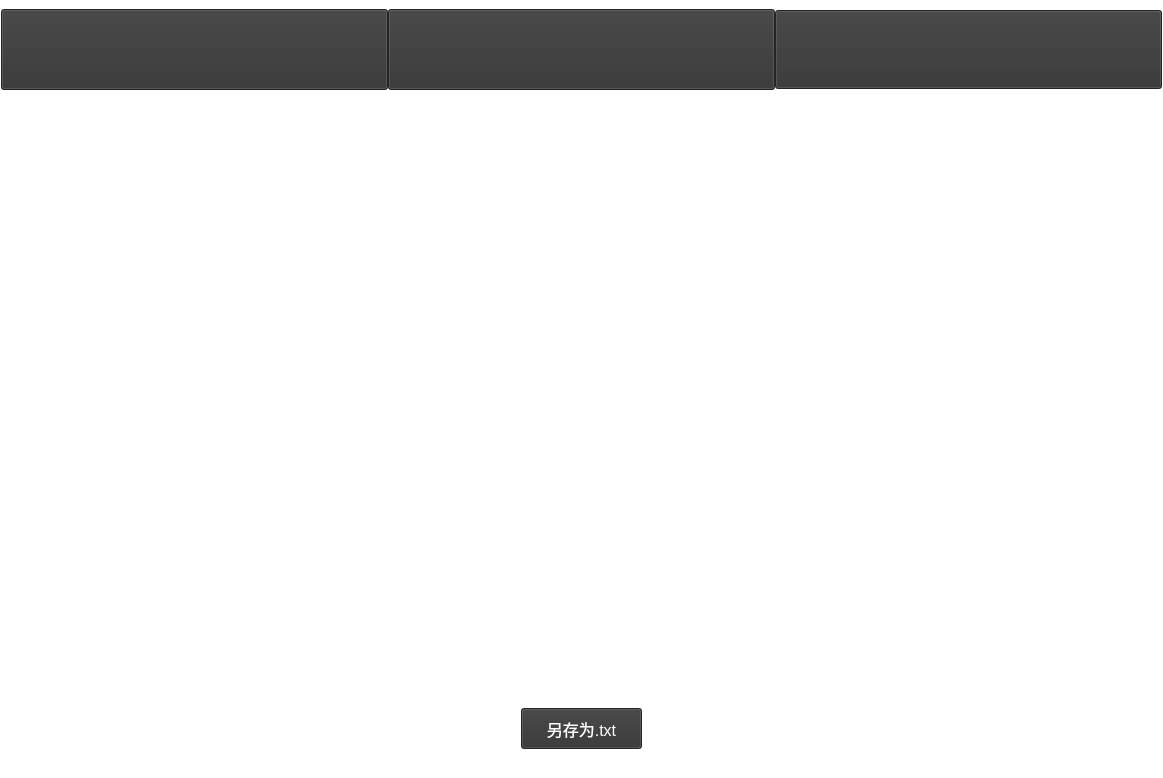
<?xml version="1.0" encoding="UTF-8"?>
<ui version="4.0">
 <class>analyze</class>
 <widget class="QWidget" name="analyze">
  <property name="geometry">
   <rect>
    <x>0</x>
    <y>0</y>
    <width>1163</width>
    <height>778</height>
   </rect>
  </property>
  <property name="windowTitle">
   <string>多线程模拟页面置换算法</string>
  </property>
  <property name="windowIcon">
   <iconset resource="res.qrc">
    <normaloff>:/icon/icon.png</normaloff>:/icon/icon.png</iconset>
  </property>
  <property name="styleSheet">
   <string notr="true">QWidget{
background:transparent;
}
#analyze{
	
	
	border-image: url(:/icon/background.png);
}</string>
  </property>
  <layout class="QVBoxLayout" name="verticalLayout_3">
   <property name="spacing">
    <number>0</number>
   </property>
   <property name="leftMargin">
    <number>0</number>
   </property>
   <property name="topMargin">
    <number>0</number>
   </property>
   <property name="rightMargin">
    <number>0</number>
   </property>
   <property name="bottomMargin">
    <number>0</number>
   </property>
   <item>
    <widget class="QFrame" name="frame">
     <property name="styleSheet">
      <string notr="true">#frame{
	
	border-image: url(:/icon/background.png);
}</string>
     </property>
     <property name="frameShape">
      <enum>QFrame::StyledPanel</enum>
     </property>
     <property name="frameShadow">
      <enum>QFrame::Raised</enum>
     </property>
     <property name="lineWidth">
      <number>0</number>
     </property>
     <layout class="QVBoxLayout" name="verticalLayout">
      <property name="spacing">
       <number>0</number>
      </property>
      <property name="leftMargin">
       <number>0</number>
      </property>
      <property name="topMargin">
       <number>0</number>
      </property>
      <property name="rightMargin">
       <number>0</number>
      </property>
      <property name="bottomMargin">
       <number>0</number>
      </property>
      <item>
       <widget class="QWidget" name="widget" native="true">
        <property name="minimumSize">
         <size>
          <width>1143</width>
          <height>81</height>
         </size>
        </property>
        <property name="styleSheet">
         <string notr="true">background-color: rgb(255, 255, 255);</string>
        </property>
        <layout class="QGridLayout" name="gridLayout">
         <property name="leftMargin">
          <number>0</number>
         </property>
         <property name="topMargin">
          <number>0</number>
         </property>
         <property name="rightMargin">
          <number>0</number>
         </property>
         <property name="bottomMargin">
          <number>0</number>
         </property>
         <property name="spacing">
          <number>0</number>
         </property>
         <item row="0" column="0">
          <layout class="QHBoxLayout" name="horizontalLayout">
           <property name="spacing">
            <number>0</number>
           </property>
           <item>
            <widget class="QPushButton" name="pushButton_13">
             <property name="minimumSize">
              <size>
               <width>361</width>
               <height>81</height>
              </size>
             </property>
             <property name="font">
              <font>
               <pointsize>12</pointsize>
              </font>
             </property>
             <property name="styleSheet">
              <string notr="true">#pushButton_13{background-color: rgb(51, 51, 51);
border-color: rgb(51, 51, 51);
}
#pushButton_13:hover{
	background-color: rgb(128, 128, 128);
}</string>
             </property>
             <property name="icon">
              <iconset resource="res.qrc">
               <normaloff>:/icon/settings.png</normaloff>:/icon/settings.png</iconset>
             </property>
             <property name="iconSize">
              <size>
               <width>60</width>
               <height>60</height>
              </size>
             </property>
            </widget>
           </item>
           <item>
            <widget class="QPushButton" name="pushButton_14">
             <property name="minimumSize">
              <size>
               <width>381</width>
               <height>81</height>
              </size>
             </property>
             <property name="styleSheet">
              <string notr="true">#pushButton_14{background-color: rgb(51, 51, 51);
border-color: rgb(51, 51, 51);
}
#pushButton_14:hover{
	background-color: rgb(128, 128, 128);
}</string>
             </property>
             <property name="text">
              <string/>
             </property>
             <property name="icon">
              <iconset resource="res.qrc">
               <normaloff>:/icon/run.png</normaloff>:/icon/run.png</iconset>
             </property>
             <property name="iconSize">
              <size>
               <width>60</width>
               <height>60</height>
              </size>
             </property>
            </widget>
           </item>
           <item>
            <widget class="QPushButton" name="pushButton_15">
             <property name="minimumSize">
              <size>
               <width>381</width>
               <height>79</height>
              </size>
             </property>
             <property name="styleSheet">
              <string notr="true">#pushButton_15{background-color: rgb(51, 51, 51);
border-color: rgb(51, 51, 51);
}
#pushButton_15:hover{
	background-color: rgb(128, 128, 128);
}</string>
             </property>
             <property name="text">
              <string/>
             </property>
             <property name="icon">
              <iconset resource="res.qrc">
               <normaloff>:/icon/analyze.png</normaloff>:/icon/analyze.png</iconset>
             </property>
             <property name="iconSize">
              <size>
               <width>60</width>
               <height>60</height>
              </size>
             </property>
            </widget>
           </item>
          </layout>
         </item>
        </layout>
       </widget>
      </item>
      <item>
       <widget class="QWidget" name="table" native="true">
        <property name="minimumSize">
         <size>
          <width>1081</width>
          <height>581</height>
         </size>
        </property>
        <property name="styleSheet">
         <string notr="true"> background-color: rgba(0,0,0,0);</string>
        </property>
       </widget>
      </item>
      <item>
       <layout class="QHBoxLayout" name="horizontalLayout_2">
        <property name="spacing">
         <number>0</number>
        </property>
        <property name="topMargin">
         <number>10</number>
        </property>
        <property name="bottomMargin">
         <number>10</number>
        </property>
        <item>
         <spacer name="horizontalSpacer">
          <property name="orientation">
           <enum>Qt::Horizontal</enum>
          </property>
          <property name="sizeHint" stdset="0">
           <size>
            <width>40</width>
            <height>20</height>
           </size>
          </property>
         </spacer>
        </item>
        <item>
         <widget class="QLabel" name="label">
          <property name="minimumSize">
           <size>
            <width>121</width>
            <height>31</height>
           </size>
          </property>
          <property name="styleSheet">
           <string notr="true">background-color: rgba(0, 0, 0, 0);</string>
          </property>
          <property name="text">
           <string/>
          </property>
         </widget>
        </item>
        <item>
         <widget class="QPushButton" name="saveButton">
          <property name="minimumSize">
           <size>
            <width>121</width>
            <height>41</height>
           </size>
          </property>
          <property name="font">
           <font>
            <pointsize>12</pointsize>
           </font>
          </property>
          <property name="styleSheet">
           <string notr="true">#saveButton{
	color: rgb(255, 255, 255);
	background-color: rgb(51, 51, 51);
}
#saveButton:hover{
	
	background-color: rgb(129, 129, 129);
}</string>
          </property>
          <property name="text">
           <string>另存为.txt</string>
          </property>
         </widget>
        </item>
        <item>
         <widget class="QLabel" name="label_2">
          <property name="minimumSize">
           <size>
            <width>121</width>
            <height>31</height>
           </size>
          </property>
          <property name="styleSheet">
           <string notr="true">background-color: rgba(0, 0, 0, 0);</string>
          </property>
          <property name="text">
           <string/>
          </property>
         </widget>
        </item>
        <item>
         <spacer name="horizontalSpacer_2">
          <property name="orientation">
           <enum>Qt::Horizontal</enum>
          </property>
          <property name="sizeHint" stdset="0">
           <size>
            <width>40</width>
            <height>20</height>
           </size>
          </property>
         </spacer>
        </item>
       </layout>
      </item>
     </layout>
    </widget>
   </item>
  </layout>
 </widget>
 <resources>
  <include location="res.qrc"/>
 </resources>
 <connections/>
</ui>
